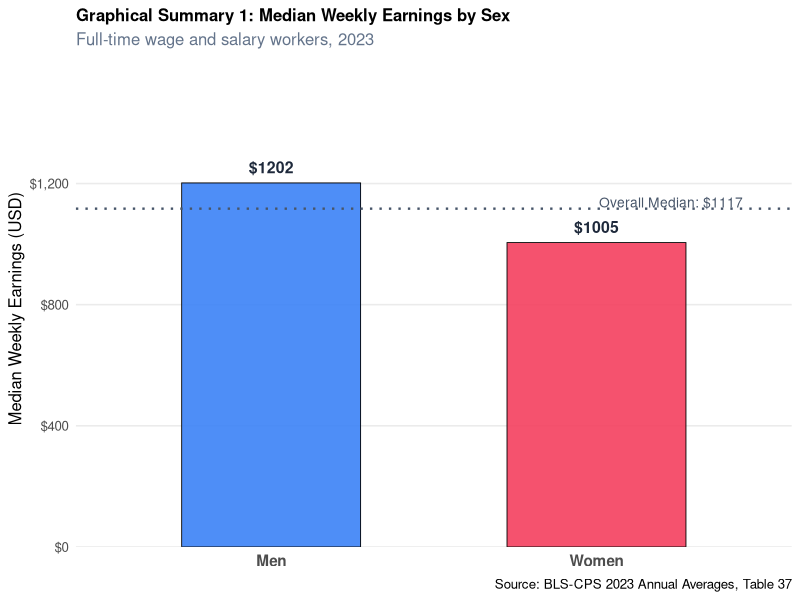
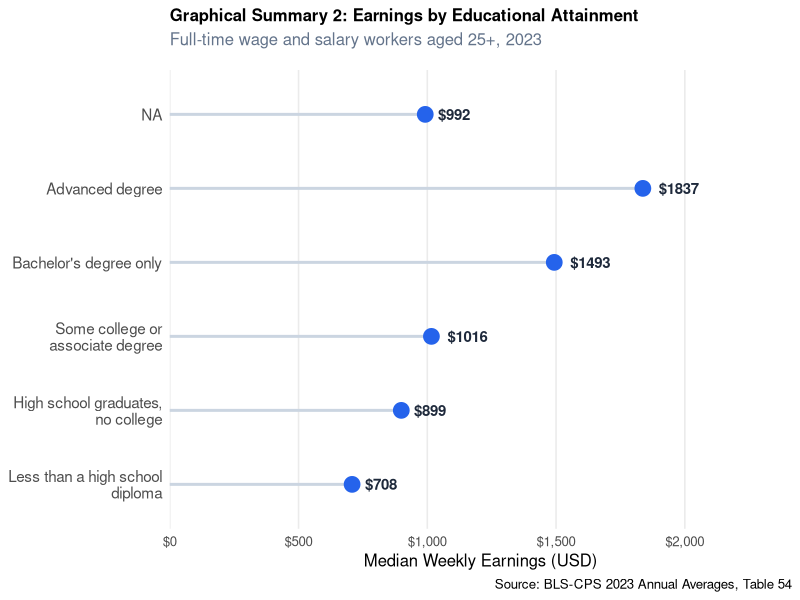

Source code (R) for these figures, in order:
## ---- chunk 1
knitr::opts_chunk$set(echo = FALSE, highlight=FALSE)
library(dplyr)
library(tidyr)
library(ggplot2)
library(stringr)
library(readr)
library(knitr)
## ---- chunk 2
# Read in the data
clean_sex <- read.csv("../data/clean/cpsaat37.csv", stringsAsFactors = FALSE)
clean_edu <- read.csv("../data/clean/cpsaat54.csv", stringsAsFactors = FALSE)

# Prepare Data
earnings_sex <- clean_sex |>
  filter(str_detect(characteristic, "Total, 16 years|Men, 16 years|Women, 16 years")) |>
  mutate(
    group = case_when(
      str_detect(characteristic, "Total") ~ "Total",
      str_detect(characteristic, "Men")   ~ "Men",
      str_detect(characteristic, "Women") ~ "Women"
    ),
    n_workers_2023     = as.numeric(n_2023),
    median_weekly_2023 = as.numeric(earnings_2023)
  ) |>
  select(group, n_workers_2023, median_weekly_2023)

edu_levels_ordered <- c(
  "Less than a high school diploma",
  "High school graduates, no college",
  "Some college or associate degree",
  "Bachelor's degree only",
  "Advanced degree"
)

earnings_edu <- clean_edu |>
  filter(str_detect(characteristic,
    "Less than a high school|High school graduates|Some college|Bachelor|Advanced degree")) |>
  filter(!str_detect(characteristic, "Bachelor.s degree and higher")) |>
  mutate(
    education = factor(characteristic, levels = edu_levels_ordered),
    n_workers          = as.numeric(n_total),
    median_weekly_2023 = as.numeric(earnings_total)
  ) |>
  arrange(education) |>
  select(education, n_workers, median_weekly_2023)

# Extract Spread and Gap Stats for context and conclusions
overall_median <- earnings_sex$median_weekly_2023[earnings_sex$group == "Total"]
earnings_range  <- diff(range(earnings_edu$median_weekly_2023))
earnings_ratio  <- max(earnings_edu$median_weekly_2023) / min(earnings_edu$median_weekly_2023)
sex_gap_dollars <- earnings_sex$median_weekly_2023[earnings_sex$group == "Men"] -
                   earnings_sex$median_weekly_2023[earnings_sex$group == "Women"]
sex_gap_pct     <- round(sex_gap_dollars /
                   earnings_sex$median_weekly_2023[earnings_sex$group == "Men"] * 100, 1)
## ---- chunk 3
## Numerical and Graphical Summaries for Q1
kable(earnings_sex |> filter(group != "Total") |> rename(Group=group, `N Workers (2023)`=n_workers_2023, `Median Weekly Earnings (USD)`=median_weekly_2023), 
      caption = "Numerical Summary 1: Median Weekly Earnings by Sex",
      format.args = list(big.mark = ","))

earnings_sex_plot <- earnings_sex |> filter(group != "Total")

ggplot(earnings_sex_plot, aes(x = group, y = median_weekly_2023, fill = group)) +
  geom_col(width = 0.55, show.legend = FALSE, alpha = 0.9, color = "black", linewidth = 0.3) +
  geom_hline(yintercept = overall_median, linetype = "dotted",
             color = "#475569", linewidth = 0.8) +
  geom_text(aes(label = paste0("$", median_weekly_2023)),
            vjust = -0.8, size = 4, fontface = "bold", color = "#1e293b") +
  annotate("text", x = 2.45, y = overall_median + 20,
           label = paste0("Overall Median: $", overall_median),
           size = 3.5, color = "#475569", hjust = 1) +
  scale_fill_manual(values = c("Men" = "#3B82F6", "Women" = "#F43F5E")) +
  scale_y_continuous(labels = scales::dollar_format(),
                     limits = c(0, 1500),
                     expand = expansion(mult = c(0, 0.05))) +
  labs(
    title    = "Graphical Summary 1: Median Weekly Earnings by Sex",
    subtitle = "Full-time wage and salary workers, 2023",
    x        = NULL,
    y        = "Median Weekly Earnings (USD)",
    caption  = "Source: BLS-CPS 2023 Annual Averages, Table 37"
  ) +
  theme_minimal(base_size = 12) +
  theme(
    plot.title       = element_text(face = "bold", size = 12, margin = margin(b=5)),
    plot.subtitle    = element_text(color = "#64748b", margin = margin(b=15)),
    panel.grid.major.x = element_blank(),
    panel.grid.minor = element_blank(),
    axis.text.x      = element_text(size = 11, face = "bold")
  )
## ---- chunk 4
## Numerical and Graphical Summaries for Q2
kable(earnings_edu |> rename(`Educational Attainment`=education, `N Workers (2023)`=n_workers, `Median Weekly Earnings (USD)`=median_weekly_2023), 
      caption = "Numerical Summary 2: Earnings by Educational Attainment",
      format.args = list(big.mark = ","))

ggplot(earnings_edu,
       aes(x = median_weekly_2023, y = reorder(education, median_weekly_2023))) +
  geom_segment(aes(xend = 0, yend = reorder(education, median_weekly_2023)),
               color = "#cbd5e1", linewidth = 1) +
  geom_point(size = 5, color = "#2563EB") +
  geom_text(aes(label = paste0("$", median_weekly_2023)),
            hjust = -0.4, size = 3.8, fontface = "bold", color = "#1e293b") +
  scale_x_continuous(labels = scales::dollar_format(),
                     limits = c(0, 2300),
                     expand = expansion(mult = c(0, 0.05))) +
  scale_y_discrete(labels = scales::label_wrap(25)) +
  labs(
    title    = "Graphical Summary 2: Earnings by Educational Attainment",
    subtitle = "Full-time wage and salary workers aged 25+, 2023",
    x        = "Median Weekly Earnings (USD)",
    y        = NULL,
    caption  = "Source: BLS-CPS 2023 Annual Averages, Table 54"
  ) +
  theme_minimal(base_size = 12) +
  theme(
    plot.title       = element_text(face = "bold", size = 12, margin = margin(b=5)),
    plot.subtitle    = element_text(color = "#64748b", margin = margin(b=15)),
    panel.grid.major.y = element_blank(),
    panel.grid.minor = element_blank(),
    axis.text.y      = element_text(size = 11, lineheight = 0.9)
  )
